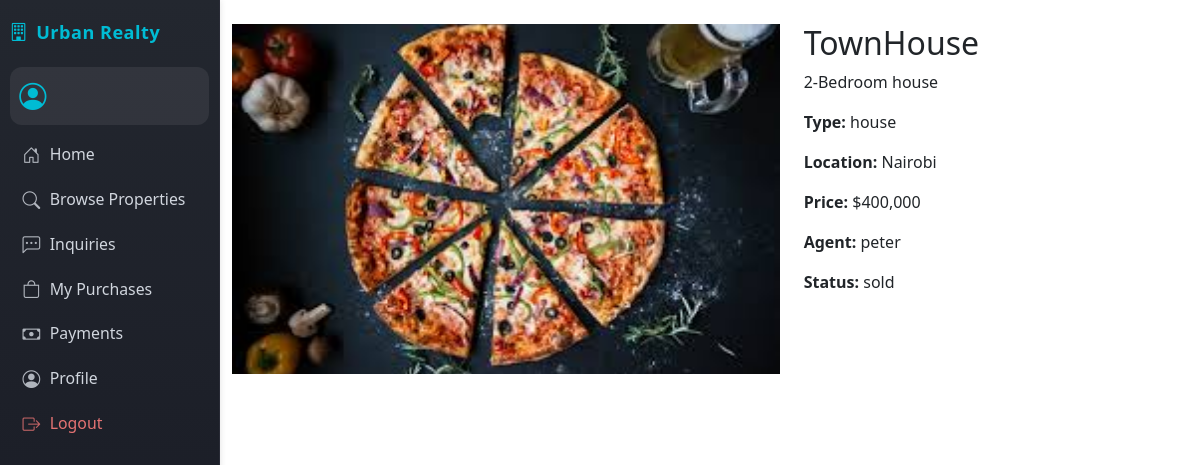
Screenshot of /properties/view_property.php?id=1 with the database file from the repository.
### tables this page shows
CREATE TABLE `properties` (
  `id` int(11) NOT NULL AUTO_INCREMENT,
  `agent_id` int(11) DEFAULT NULL,
  `title` varchar(255) DEFAULT NULL,
  `description` text DEFAULT NULL,
  `price` decimal(12,2) DEFAULT NULL,
  `location` varchar(100) DEFAULT NULL,
  `type` enum('apartment','house','land','commercial') DEFAULT NULL,
  `image` varchar(255) DEFAULT NULL,
  `status` enum('available','sold') DEFAULT 'available',
  `created_at` datetime DEFAULT current_timestamp(),
  PRIMARY KEY (`id`),
  KEY `agent_id` (`agent_id`),
  CONSTRAINT `properties_ibfk_1` FOREIGN KEY (`agent_id`) REFERENCES `users` (`id`)
);

CREATE TABLE `users` (
  `id` int(11) NOT NULL AUTO_INCREMENT,
  `username` varchar(100) DEFAULT NULL,
  `password` varchar(255) DEFAULT NULL,
  `email` varchar(100) DEFAULT NULL,
  `role` enum('admin','agent','client') DEFAULT NULL,
  `created_at` datetime DEFAULT current_timestamp(),
  PRIMARY KEY (`id`),
  UNIQUE KEY `username` (`username`),
  UNIQUE KEY `email` (`email`)
);

### properties/view_property.php (the view, shortened to what this page needs)
<?php require_once('../includes/db.php'); session_start();
$id=intval($_GET['id']);
$p=$conn->query("SELECT p.*, u.username agent FROM properties p JOIN users u ON p.agent_id=u.id WHERE p.id=$id")->fetch_assoc();
?>
<!DOCTYPE html>
<html>
<head>
    <link rel="stylesheet" href="../assets/css/bootstrap.min.css">
</head>
<body>
        <?php include('../includes/sidebar.php'); ?>
<div class="container mt-4">
    <div class="row">
        <div class="col-md-7">
            <img src="../assets/images/<?=$p['image']?>" class="w-100" style="max-height:350px;object-fit:cover;">
        </div>
        <div class="col-md-5">
            <h2><?=$p['title']?></h2>
            <p><?=$p['description']?></p>
            <p><strong>Type:</strong> <?=$p['type']?></p>
            <p><strong>Location:</strong> <?=$p['location']?></p>
            <p><strong>Price:</strong> $<?=number_format($p['price'])?></p>
            <p><strong>Agent:</strong> <?=$p['agent']?></p>
            <p><strong>Status:</strong> <?=$p['status']?></p>
        </div>
    </div>
</div>
</body>
</html>

### includes/sidebar.php (shortened to what this page needs)
<?php
$role = $_SESSION['role'];
?>
<head>
    <link rel="stylesheet" href="https://cdn.jsdelivr.net/npm/bootstrap-icons@1.11.3/font/bootstrap-icons.min.css">
</head>
<nav class="sidebar">
    <div class="sidebar-brand">
        <i class="bi bi-building"></i> Urban Realty
    </div>
    <div class="user-mini-profile mb-2">
        <i class="bi bi-person-circle"></i>
    </div>
    <ul class="nav flex-column">
        <?php if($role=='admin'): ?>
            <li><a href="../dashboards/admin_dashboard.php" class="nav-link <?=strpos($_SERVER['PHP_SELF'],'admin_analytics.php')!==false?'active':''?>"><i class="bi bi-speedometer2"></i> Dashboard</a></li>
            <li><a href="../users/manage_users.php" class="nav-link <?=strpos($_SERVER['PHP_SELF'],'manage_users.php')!==false?'active':''?>"><i class="bi bi-people"></i> Users</a></li>
            <li><a href="../properties/manage_properties.php" class="nav-link <?=strpos($_SERVER['PHP_SELF'],'manage_properties.php')!==false?'active':''?>"><i class="bi bi-house-gear"></i> Properties</a></li>
            <li><a href="../sales/view_sales.php" class="nav-link <?=strpos($_SERVER['PHP_SELF'],'view_sales.php')!==false?'active':''?>"><i class="bi bi-bag-check"></i> Sales</a></li>
            <li><a href="../payments/view_payments.php" class="nav-link <?=strpos($_SERVER['PHP_SELF'],'view_payments.php')!==false?'active':''?>"><i class="bi bi-cash-stack"></i> Payments</a></li>
        <?php else: ?>
            <li><a href="../dashboards/client_dashboard.php" class="nav-link <?=strpos($_SERVER['PHP_SELF'],'client_dashboard.php')!==false?'active':''?>"><i class="bi bi-house-door"></i> Home</a></li>
            <li><a href="../properties/browse.php" class="nav-link <?=strpos($_SERVER['PHP_SELF'],'browse.php')!==false?'active':''?>"><i class="bi bi-search"></i> Browse Properties</a></li>
            <li><a href="../inquiries/my_inquiries.php" class="nav-link <?=strpos($_SERVER['PHP_SELF'],'my_inquiries.php')!==false?'active':''?>"><i class="bi bi-chat-left-dots"></i> Inquiries</a></li>
            <li><a href="../sales/view_sales.php" class="nav-link <?=strpos($_SERVER['PHP_SELF'],'view_sales.php')!==false?'active':''?>"><i class="bi bi-bag"></i> My Purchases</a></li>
            <li><a href="../payments/view_payments.php" class="nav-link <?=strpos($_SERVER['PHP_SELF'],'view_payments.php')!==false?'active':''?>"><i class="bi bi-cash"></i> Payments</a></li>
            <li><a href="../users/profile.php" class="nav-link <?=strpos($_SERVER['PHP_SELF'],'profile.php')!==false?'active':''?>"><i class="bi bi-person-circle"></i> Profile</a></li>
        <?php endif; ?>
        <li><a href="../auth/logout.php" class="nav-link text-danger"><i class="bi bi-box-arrow-right"></i> Logout</a></li>
    </ul>
</nav>

### includes/sidebar.php (style rules this page uses)
.sidebar { position: fixed; top: 0; left: 0; height: 100vh; width: 220px; background: linear-gradient(180deg,#23272f 0,#171923 100%); color: #fff; padding: 1.2rem 0.6rem 1rem 0.6rem; z-index: 1000; border-right: 1px solid #292b36; box-shadow: 1px 0 6px rgba(0,0,0,0.09); display: flex; flex-direction: column; font-size: 0.96rem; overflow-y: auto; min-height: 0; max-height: 100vh; }
.sidebar-brand { font-size: 1.13rem; font-weight: 600; letter-spacing: .5px; margin-bottom: 1.3rem; color: #00bcd4; display: flex; align-items:center; gap: 0.5rem; }
.sidebar .user-mini-profile { background: rgba(255,255,255,0.07); border-radius: .75rem; padding: .6rem .6rem .5rem .6rem; margin-bottom: 1.5rem; font-size: .89rem; display: flex; align-items: center; gap: 0.6rem; }
.sidebar .user-mini-profile .bi-person-circle { font-size: 1.7rem; color: #00bcd4; }
.sidebar .nav { flex: 1 1 auto; margin-bottom: 1.4rem; }
.sidebar .nav-link { color: #d1d6de; margin-bottom: .10rem; padding: .52rem 0.8rem; font-size: 0.99rem; border-radius: .6rem; display: flex; align-items: center; gap: .60rem; transition: background .14s, color .13s; font-weight: 500; }
.sidebar .nav-link .bi { font-size: 1.12em; opacity: 0.82; }
.sidebar .nav-link.text-danger { color: #e57373 !important; }
body { margin-left: 220px !important; }

### rows the page displays
properties: image (picture), title "TownHouse", description "2-Bedroom house", type "house", location "Nairobi", price "400,000", agent.username "peter", status "sold"
